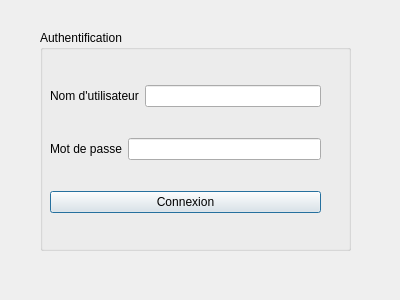
<?xml version="1.0" encoding="UTF-8"?>
<ui version="4.0">
 <class>DialogAuth</class>
 <widget class="QDialog" name="DialogAuth">
  <property name="geometry">
   <rect>
    <x>0</x>
    <y>0</y>
    <width>400</width>
    <height>300</height>
   </rect>
  </property>
  <property name="windowTitle">
   <string>Connexion</string>
  </property>
  <widget class="QGroupBox" name="groupBox">
   <property name="geometry">
    <rect>
     <x>40</x>
     <y>30</y>
     <width>311</width>
     <height>221</height>
    </rect>
   </property>
   <property name="title">
    <string>Authentification</string>
   </property>
   <widget class="QWidget" name="layoutWidget">
    <property name="geometry">
     <rect>
      <x>10</x>
      <y>30</y>
      <width>271</width>
      <height>181</height>
     </rect>
    </property>
    <layout class="QVBoxLayout" name="verticalLayout">
     <item>
      <layout class="QHBoxLayout" name="horizontalLayout">
       <item>
        <widget class="QLabel" name="labelUsername">
         <property name="text">
          <string>Nom d'utilisateur</string>
         </property>
        </widget>
       </item>
       <item>
        <widget class="QLineEdit" name="lineEditUsername"/>
       </item>
      </layout>
     </item>
     <item>
      <layout class="QHBoxLayout" name="horizontalLayout_2">
       <item>
        <widget class="QLabel" name="labelPassword">
         <property name="text">
          <string>Mot de passe</string>
         </property>
        </widget>
       </item>
       <item>
        <widget class="QLineEdit" name="lineEditPassword">
         <property name="echoMode">
          <enum>QLineEdit::Password</enum>
         </property>
        </widget>
       </item>
      </layout>
     </item>
     <item>
      <widget class="QPushButton" name="pushButton">
       <property name="text">
        <string>Connexion</string>
       </property>
      </widget>
     </item>
    </layout>
   </widget>
  </widget>
  <widget class="QLabel" name="labelErrorMessage">
   <property name="geometry">
    <rect>
     <x>40</x>
     <y>260</y>
     <width>311</width>
     <height>41</height>
    </rect>
   </property>
   <property name="text">
    <string/>
   </property>
  </widget>
 </widget>
 <resources/>
 <connections/>
</ui>
